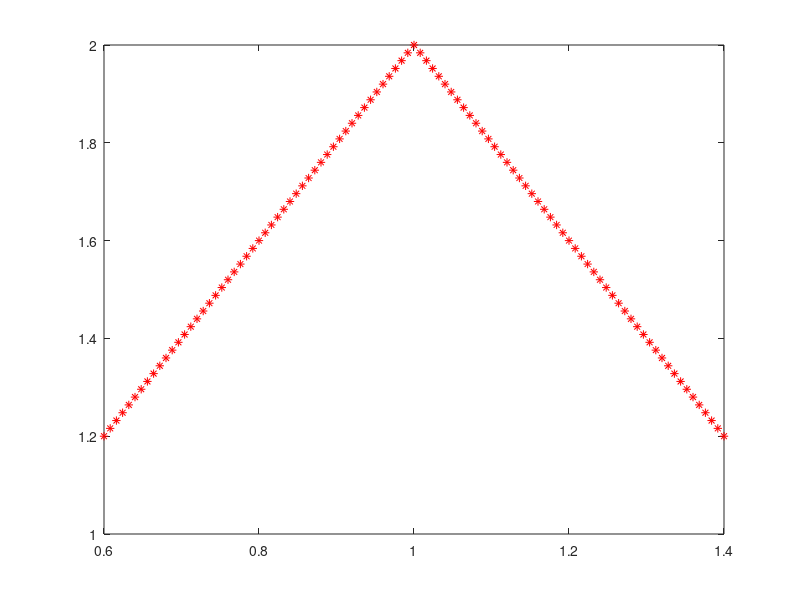

This figure's MATLAB source:
%% Exercise 3 - Multiobjective optimization

clear all;

Q1 = [2 0; 0 2] ;
Q2 = [2 0; 0 2] ;
c1=[2 -4]';
c2=[-6 -4]';

A =[ 0 -1; -2 1; 2 1 ];
b = [0 0 4]';

% solve the scalarized problem with  alfa1 in [0,1] 

MINIMA=[ ]; % First column: value of alfa1 

LAMBDA=[ ]; % First column: value of alfa1

for alfa1 = 0 : 0.01 : 1
[x,fval,exitflag,output,lambda] = quadprog(alfa1*Q1+(1-alfa1)*Q2,alfa1*c1+(1-alfa1)*c2,A,b) ; 
MINIMA=[MINIMA; alfa1 x'];
LAMBDA=[LAMBDA;alfa1,lambda.ineqlin'];
end

  plot(MINIMA(:,2),MINIMA(:,3), 'r*')